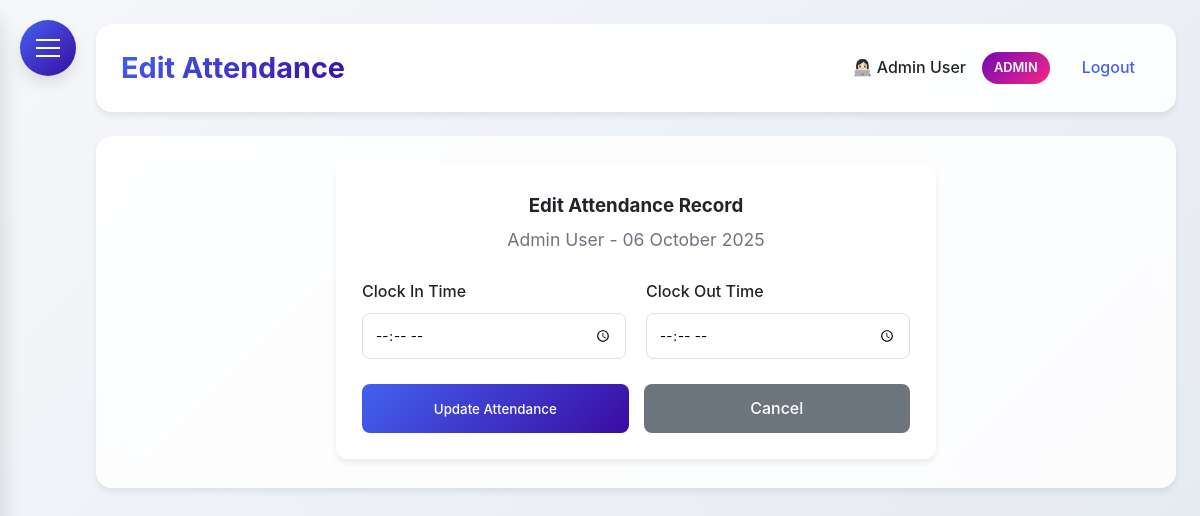
The app's page /edit_attendance/1/2025-10-06 (signed in), older data.
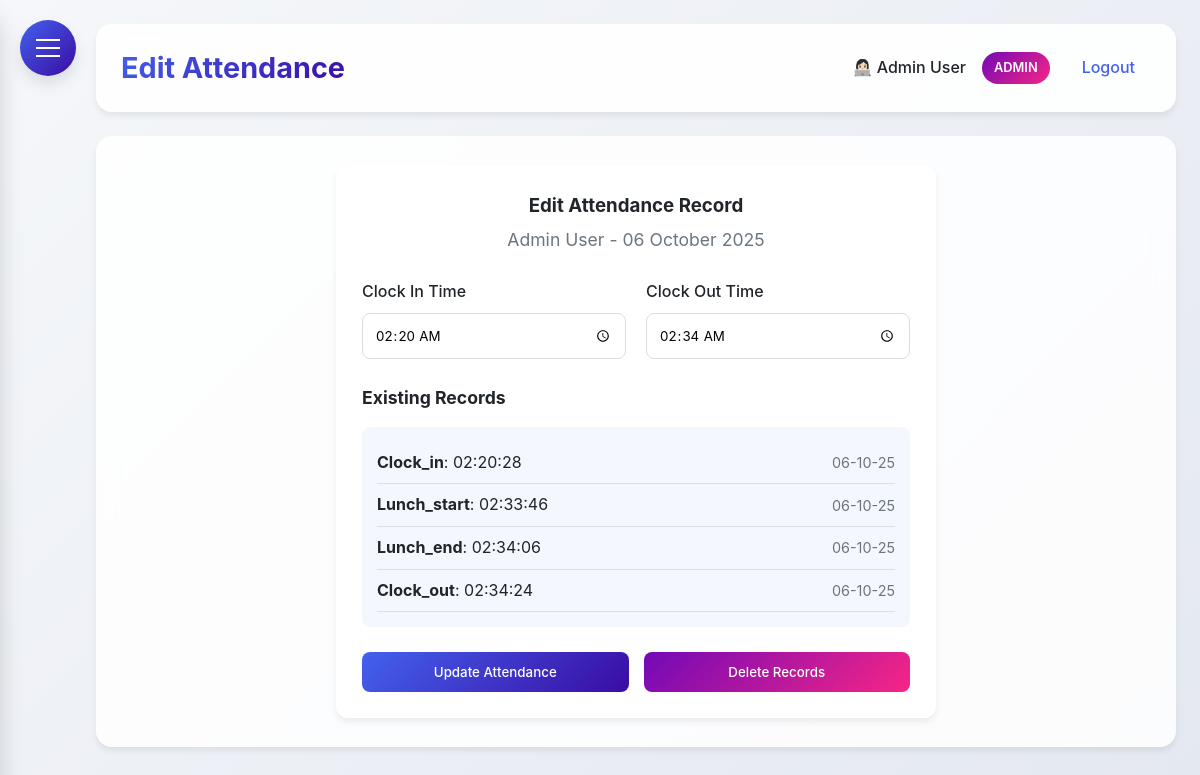
The same page, newer data.
### HerculesSystem.py (models this page shows)
class TimeTracking(db.Model):
    __tablename__ = 'time_tracking'
    id = db.Column(db.Integer, primary_key=True)
    employee_id = db.Column(db.Integer, db.ForeignKey('employee.id'), nullable=False)
    action_type = db.Column(db.String(20), nullable=False)  #clock_in, clock_out, lunch_start, lunch_end
    timestamp = db.Column(db.DateTime, nullable=True)
    latitude = db.Column(db.Float, nullable=True)
    longitude = db.Column(db.Float, nullable=True)
    address = db.Column(db.String(200), nullable=True)
    status = db.Column(db.String(20), nullable=True)    # in/out office
    ip_address = db.Column(db.String(45), nullable=True)
    employee = db.relationship('Employee', backref=db.backref('time_entries', lazy=True))

### HerculesSystem.py (the view, shortened to what this page needs)
@app.route('/edit_attendance/<int:employee_id>/<string:date_str>', methods=['GET', 'POST'])
@login_required
def edit_attendance(employee_id, date_str):
    if current_user.user_type not in ['admin', 'supervisor']:
        flash('You do not have permission to edit attendance.', 'danger')
        return redirect(url_for('reports'))
    try:
        target_date = datetime.strptime(date_str, '%Y-%m-%d').date()
    except ValueError:
        flash('Invalid date format.', 'danger')
        return redirect(url_for('reports'))
    employee = Employee.query.get_or_404(employee_id)
    if current_user.user_type == 'supervisor' and employee.supervisor_id != current_user.id:
        flash('You can only edit attendance for your team members.', 'danger')
        return redirect(url_for('reports'))
    start_datetime = datetime.combine(target_date, time.min)
    end_datetime = datetime.combine(target_date, time.max)
    time_records = TimeTracking.query.filter(
        TimeTracking.employee_id == employee_id,
        TimeTracking.timestamp >= start_datetime,
        TimeTracking.timestamp <= end_datetime
    ).order_by(TimeTracking.timestamp).all()
    clock_in = None
    clock_out = None
    for record in time_records:
        if record.action_type == 'clock_in':
            clock_in = record.timestamp.time().strftime('%H:%M')
        elif record.action_type == 'clock_out':
            clock_out = record.timestamp.time().strftime('%H:%M')
    return render_template('edit_attendance.html',
                         employee=employee,
                         date=target_date,
                         clock_in=clock_in,
                         clock_out=clock_out,
                         time_records=time_records)

### HerculesSystem.py (called while the page is built)
@app.after_request
def add_security_headers(response):
    response.headers['Permissions-Policy'] = 'geolocation=()'
    return response

@login_manager.user_loader
def load_user(user_id):
    return db.session.get(Employee, int(user_id))

@app.context_processor
def inject_now():
    return {'now': datetime.utcnow()}

@app.before_request
def before_request():
    if request.url.startswith('https://'):
        new_url = request.url.replace('https://', 'http://', 1)
        return redirect(new_url, code=301)

### templates/edit_attendance.html (shortened to what this page needs)
{% extends "base.html" %}
{% block content %}
<div class="dashboard-container">
    <div class="glass" style="padding: 25px; border-radius: 12px; max-width: 600px; margin: 0 auto;">
        <div style="text-align: center; margin-bottom: 25px;">
            <h3 style="color: var(--dark); margin-bottom: 5px;">Edit Attendance Record</h3>
            <p style="color: var(--gray); font-size: 1.1rem;">
                {{ employee.full_name }} - {{ date.strftime('%d %B %Y') }}
            </p>
        </div>
        <form method="POST">
            <div style="display: grid; grid-template-columns: 1fr 1fr; gap: 20px; margin-bottom: 25px;">
                <div>
                    <label style="display: block; margin-bottom: 8px; font-weight: 500; color: var(--dark);">
                        Clock In Time
                    </label>
                    <input type="time" class="form-control" id="clock_in" name="clock_in"
                           value="{{ clock_in if clock_in else '' }}"
                           style="width: 100%; padding: 12px; border-radius: 8px; border: 1px solid #ddd; background: white;">
                </div>
                <div>
                    <label style="display: block; margin-bottom: 8px; font-weight: 500; color: var(--dark);">
                        Clock Out Time
                    </label>
                    <input type="time" class="form-control" id="clock_out" name="clock_out"
                           value="{{ clock_out if clock_out else '' }}"
                           style="width: 100%; padding: 12px; border-radius: 8px; border: 1px solid #ddd; background: white;">
                </div>
            </div>
            {% if time_records %}
            <div style="margin-bottom: 25px;">
                <h4 style="color: var(--dark); margin-bottom: 15px; font-size: 1.1rem;">Existing Records</h4>
                <div style="background: rgba(67, 97, 238, 0.05); padding: 15px; border-radius: 8px;">
                    {% for record in time_records %}
                    <div style="display: flex; justify-content: space-between; align-items: center; padding: 8px 0; border-bottom: 1px solid rgba(0,0,0,0.1);">
                        <span style="color: var(--dark);">
                            <strong>{{ record.action_type|title }}</strong>:
                            {{ record.timestamp.strftime('%H:%M:%S') }}
                        </span>
                        <span style="color: var(--gray); font-size: 0.9rem;">
                            {{ record.timestamp.strftime('%d-%m-%y') }}
                        </span>
                    </div>
                    {% endfor %}
                </div>
            </div>
            {% endif %}
            <div style="display: grid; grid-template-columns: 1fr 1fr; gap: 15px;">
                <button type="submit" name="action" value="update"
                        style="background: var(--gradient-primary); color: white; padding: 12px; border: none; border-radius: 8px; cursor: pointer; font-weight: 500; transition: all 0.3s ease;">
                    Update Attendance
                </button>
                {% if time_records %}
                <button type="submit" name="action" value="delete"
                        onclick="return confirm('Are you sure you want to delete all attendance records for {{ employee.full_name }} on {{ date.strftime('%d-%m-%Y') }}?')"
                        style="background: var(--gradient-accent); color: white; padding: 12px; border: none; border-radius: 8px; cursor: pointer; font-weight: 500; transition: all 0.3s ease;">
                    Delete Records
                </button>
                {% else %}
                <a href="{{ url_for('reports') }}"
                   style="background: var(--gray); color: white; padding: 12px; border: none; border-radius: 8px; cursor: pointer; font-weight: 500; text-decoration: none; text-align: center; transition: all 0.3s ease;">
                    Cancel
                </a>
                {% endif %}
            </div>
        </form>
    </div>
</div>
{% endblock %}

Row changes from the older to the newer data that the page shows:
added TimeTracking: action_type "Clock_in", timestamp "02:20:28", timestamp "06-10-25"
added TimeTracking: action_type "Lunch_start", timestamp "02:33:46", timestamp "06-10-25"
added TimeTracking: action_type "Lunch_end", timestamp "02:34:06", timestamp "06-10-25"
added TimeTracking: action_type "Clock_out", timestamp "02:34:24", timestamp "06-10-25"
Text that changed along with them:
form field clock_in: (not shown) → "02:20"
form field clock_out: (not shown) → "02:34"
text no longer shown: "Cancel"
text now shown: "Existing Records Delete Records"
